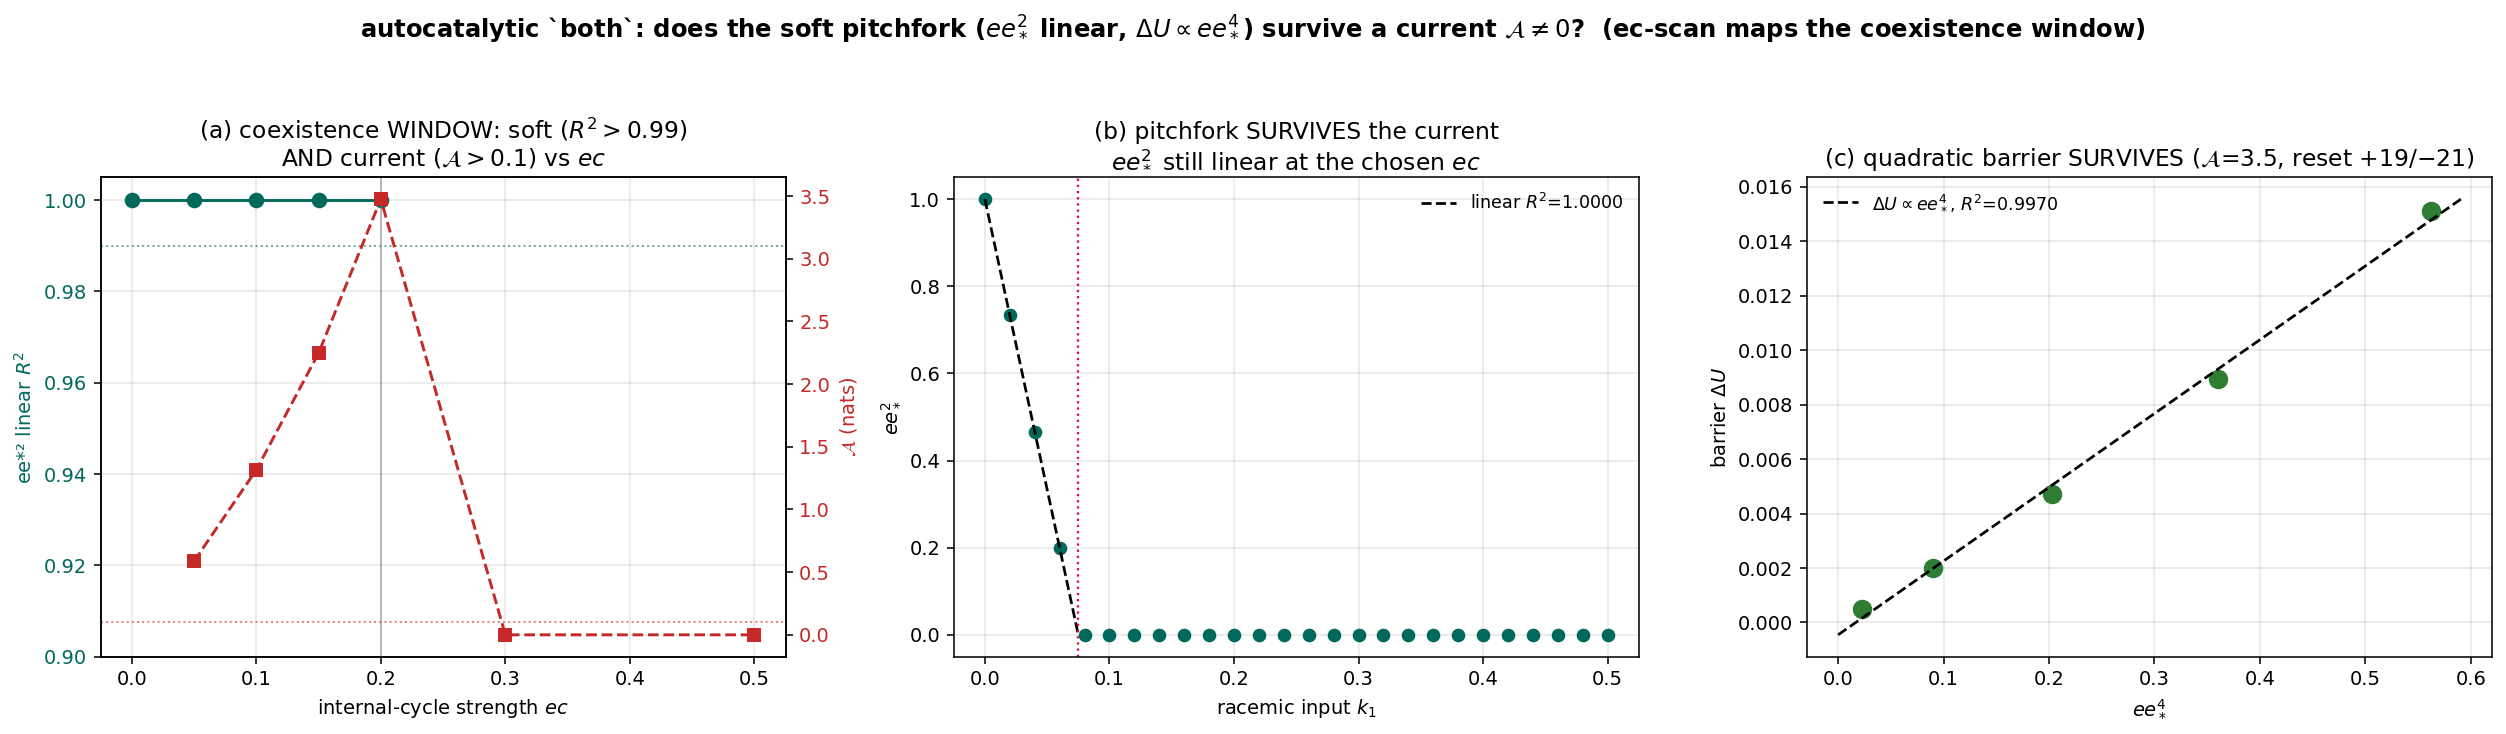

Source code (Python):
r"""autocat_both.py -- Step 2 of the mechanism-independent `both`: is there a window where the
autocatalytic SOFT PITCHFORK coexists with a current (𝒜≠0)?

Step 1 (autocat_pitchfork.py) isolated, current-free, a soft pitchfork + quadratic barrier (ee*²∝ε
linear, ΔU∝ee*⁴) -- a distinct universality class from the LV twin's hard/linear. Here each handedness
becomes a 3-species ring with an internal a≠b cycle (strength `ec`) that mints the current. BUT that
ring is itself a within-group LV competition (the review's HARD ingredient), so a strong cycle reicts
hard-exclusion and KILLS the soft branch (confirmed: ec=0.5 destroys breaking). The scientific question
is therefore the WINDOW: at small ec, does ee*² stay LINEAR (soft survives) while 𝒜 is clearly >0?

  dL_i = k1 + (g−kd)·L_i·(1−P/cap) − k3·L_i·S_R − ec·L_i·(a·L_{i+1}+b·L_{i-1})    P=S_L+S_R
  dR_i = k1 + (g−kd)·R_i·(1−P/cap) − k3·R_i·S_L − ec·R_i·(b·R_{i+1}+a·R_{i-1})    (mirror, parity)

`both` iff some ec>0 has BOTH: soft pitchfork (ee*²-R²>0.99, ΔU∝ee*⁴) AND current (𝒜>0.1, complex
pair, noise-indep) AND spontaneous reset (~50/50). The ec-scan maps the coexistence directly.
"""
from __future__ import annotations
import sys
from pathlib import Path
import numpy as np
try:
    sys.stdout.reconfigure(encoding="utf-8")
except (AttributeError, ValueError):
    pass
import matplotlib
matplotlib.use("Agg")
import matplotlib.pyplot as plt

sys.path.insert(0, str(Path(__file__).resolve().parent))
from cycle_affinity import ep_affinity, P as PROJ   # noqa: E402  (validated affinity frame)

KD, K3, CAP, G, A0, B0 = 0.50, 1.0, 2.0, 0.70, 0.50, 1.0
VBREAK = np.array([1, 1, 1, -1, -1, -1.]) / np.sqrt(6.0)
OUT = Path(__file__).resolve().parent


def field(X, k1, ec, g=G, kd=KD, k3=K3, cap=CAP, a=A0, b=B0):
    L, R = X[:, :3], X[:, 3:]
    SL = L.sum(1, keepdims=True); SR = R.sum(1, keepdims=True); P = SL + SR
    sat = 1.0 - P / cap
    cycL = a * np.roll(L, -1, 1) + b * np.roll(L, 1, 1)
    cycR = b * np.roll(R, -1, 1) + a * np.roll(R, 1, 1)              # mirror (parity)
    dL = k1 + (g - kd) * L * sat - k3 * L * SR - ec * L * cycL
    dR = k1 + (g - kd) * R * sat - k3 * R * SL - ec * R * cycR
    return np.concatenate([dL, dR], axis=1)


def ee(X):
    SL = X[:, :3].sum(1); SR = X[:, 3:].sum(1)
    return (SL - SR) / (SL + SR + 1e-12)


def settle(k1, ec, bias=0.05, T=3500.0, dt=0.01):
    X = np.clip(np.array([[1 + bias, 1 + bias, 1 + bias, 1 - bias, 1 - bias, 1 - bias]]), 1e-9, None) / 3.0
    for _ in range(int(T / dt)):
        X = np.clip(X + field(X, k1, ec) * dt, 1e-9, None)
    return X[0]


def racemic_eig(k1, ec):
    x = np.full((1, 6), 1.0 / 3.0)
    for _ in range(int(2000.0 / 0.01)):
        x = np.clip(x + field(x, k1, ec) * 0.01, 1e-9, None)
    x0 = x[0]; eps = 1e-6
    f0 = field(x0[None, :], k1, ec)[0]
    J = np.zeros((6, 6))
    for i in range(6):
        xp = x0.copy(); xp[i] += eps
        J[:, i] = (field(xp[None, :], k1, ec)[0] - f0) / eps
    return float(VBREAK @ J @ VBREAK)


def winner_affinity(xstar, k1, ec, Ds=(0.01, 0.02, 0.04)):
    eps = 1e-6
    f0 = field(xstar[None, :], k1, ec)[0]
    J = np.zeros((6, 6))
    for i in range(6):
        xp = xstar.copy(); xp[i] += eps
        J[:, i] = (field(xp[None, :], k1, ec)[0] - f0) / eps
    win = slice(0, 3) if xstar[:3].sum() > xstar[3:].sum() else slice(3, 6)
    B2 = PROJ @ J[win, win] @ PROJ.T
    A_of = [ep_affinity(B2, d)["Acyc"] for d in Ds]
    return float(np.mean(A_of)), float(np.std(A_of)), np.linalg.eigvals(B2)


def linfit_pitchfork(k1s, ec):
    ee2 = np.array([ee(settle(k1, ec)[None, :])[0] ** 2 for k1 in k1s])
    broken = ee2 > 4e-4
    if broken.sum() < 4:
        return ee2, float('nan'), float('nan')
    Al, bl = np.polyfit(k1s[broken], ee2[broken], 1); k1c = -bl / Al
    r = ee2[broken] - (Al * k1s[broken] + bl)
    R2 = 1 - np.sum(r ** 2) / np.sum((ee2[broken] - ee2[broken].mean()) ** 2)
    return ee2, k1c, R2


def scan_ec(ec, k1s):
    ee2, k1c, R2 = linfit_pitchfork(k1s, ec)
    if not np.isfinite(k1c) or k1c <= 0.02:
        return dict(ec=ec, k1c=k1c, R2=R2, A=0.0, rot=False, broke=False, ee2=ee2)
    k1m = 0.5 * k1c
    A, spread, evals = winner_affinity(settle(k1m, ec), k1m, ec)
    return dict(ec=ec, k1c=k1c, R2=R2, A=A, spread=spread,
                rot=bool(np.max(np.abs(evals.imag)) > 1e-6), broke=True, ee2=ee2, k1m=k1m, evals=evals)


def barrier_collapse(ec, k1c):
    k1b = np.linspace(0.25 * k1c, 0.85 * k1c, 5)
    dU, ee4 = [], []
    for k1 in k1b:
        A = racemic_eig(k1, ec); e2 = ee(settle(k1, ec)[None, :])[0] ** 2
        dU.append(A * e2 / 4.0); ee4.append(e2 ** 2)
    dU = np.array(dU); ee4 = np.array(ee4)
    s4, i4 = np.polyfit(ee4, dU, 1); r4 = dU - (s4 * ee4 + i4)
    R2_4 = 1 - np.sum(r4 ** 2) / np.sum((dU - dU.mean()) ** 2)
    return ee4, dU, R2_4


def reset_rolls(ec, k1, n=40, spread=0.4):
    signs = []
    for s in range(n):
        rng = np.random.default_rng(s)
        X = np.clip((1.0 / 3.0) * (1 + spread * rng.standard_normal((1, 6))), 1e-9, None)
        for _ in range(int(2500.0 / 0.02)):
            X = np.clip(X + field(X, k1, ec) * 0.02, 1e-9, None)
        signs.append(int(np.sign(ee(X)[0])))
    signs = np.array(signs); npos, nneg = int((signs > 0).sum()), int((signs < 0).sum())
    return npos, nneg, max(npos, nneg) / len(signs)


def main():
    print("=" * 88)
    print("AUTOCAT `both` -- WINDOW where the soft pitchfork coexists with a current (𝒜≠0)")
    print("=" * 88)
    k1s = np.linspace(0.0, 0.5, 26)
    ecs = [0.0, 0.05, 0.10, 0.15, 0.20, 0.30, 0.50]
    print("[ec scan]  soft pitchfork (ee*²-R²>0.99) AND current (𝒜>0.1) ?")
    rows = []
    for ec in ecs:
        r = scan_ec(ec, k1s); rows.append(r)
        soft = r["broke"] and r["R2"] > 0.99
        cur = r["A"] > 0.1 and r["rot"]
        tag = "  <= BOTH (soft+current)" if (soft and cur and ec > 0) else \
              ("  branch DEAD" if not r["broke"] else ("  soft, no current" if not cur else "  current, hard"))
        print(f"   ec={r['ec']:.2f}: k1c={r['k1c']:.3f}  ee*²-R²={r['R2']:.4f}  𝒜={r['A']:.3f} nats"
              f"  complex_pair={r['rot']}{tag}")

    win = [r for r in rows if r["ec"] > 0 and r["broke"] and r["R2"] > 0.99 and r["A"] > 0.1 and r["rot"]]
    if not win:
        print("\n  => NO coexistence window: the current and the soft branch TRADE OFF on this substrate")
        print("     (the within-group cycle that mints 𝒜 is itself the hard-exclusion competition). A")
        print("     soft-pitchfork `both` is not freely realizable here -- a finding, not a failure.")
        figure(rows, None); print("-" * 88); return dict(both=False, rows=rows)

    best = max(win, key=lambda r: r["A"])          # most current inside the soft window
    ec = best["ec"]; k1c = best["k1c"]
    print(f"\n[confirm at ec={ec:.2f}]  (most current inside the soft window)")
    ee4, dU, R2_4 = barrier_collapse(ec, k1c)
    npos, nneg, frac = reset_rolls(ec, best["k1m"])
    print(f"    ee*² linear R²={best['R2']:.5f} (k1c={k1c:.3f});  ΔU∝ee*⁴ collapse R²={R2_4:.4f}")
    print(f"    𝒜={best['A']:.3f} nats (spread/D={best['spread']:.1e}); winner evals="
          f"{np.array2string(best['evals'], precision=3)}")
    print(f"    reset re-roll +{npos}/-{nneg} -> {100*frac:.0f}% ({'SPONTANEOUS' if frac < 0.7 else 'structural'})")

    both = best["R2"] > 0.99 and R2_4 > 0.98 and best["A"] > 0.1 and best["rot"] and frac < 0.7
    print("\n" + "-" * 88)
    if both:
        print(f"  => MECHANISM-INDEPENDENT `both` INSTANCED (ec={ec:.2f}). The soft pitchfork survives a")
        print(f"     current: ee*² LINEAR (R²={best['R2']:.4f}), quadratic barrier ΔU∝ee*⁴ (R²={R2_4:.4f}),")
        print(f"     with 𝒜≈{best['A']:.1f} nats (complex pair, noise-indep), spontaneously selected ({100*frac:.0f}%).")
        print("     The `both` corner now holds TWO mechanisms: hard transcritical (homochiral/twin, linear")
        print("     ΔV) AND soft pitchfork (here, quadratic ΔV) -- mechanism-independence, not just symmetry.")
    else:
        print(f"  => marginal at ec={ec:.2f} (R²_4={R2_4:.3f}, reset {frac:.2f}); inspect.")
    print("-" * 88)
    figure(rows, dict(ec=ec, k1c=k1c, R2=best["R2"], ee4=ee4, dU=dU, R2_4=R2_4, A=best["A"],
                      evals=best["evals"], npos=npos, nneg=nneg, ee2=best["ee2"], k1s=k1s))
    return dict(both=both, ec=ec, A=best["A"], R2=best["R2"], R2_4=R2_4, frac=frac)


def figure(rows, best):
    fig, ax = plt.subplots(1, 3, figsize=(18, 5.3), dpi=140)
    ecs = np.array([r["ec"] for r in rows])
    R2s = np.array([r["R2"] if r["broke"] else np.nan for r in rows])
    As = np.array([r["A"] for r in rows])

    a0 = ax[0]
    a0.plot(ecs, R2s, "o-", color="#00695c", ms=7, label="ee*² linear $R^2$ (soft)")
    a0.axhline(0.99, color="#00695c", ls=":", lw=1, alpha=0.6)
    a0.set_xlabel("internal-cycle strength $ec$"); a0.set_ylabel("ee*² linear $R^2$", color="#00695c")
    a0.tick_params(axis="y", labelcolor="#00695c"); a0.set_ylim(0.9, 1.005)
    a0b = a0.twinx()
    a0b.plot(ecs, As, "s--", color="#c62828", ms=6, label=r"$\mathcal{A}$ (current)")
    a0b.axhline(0.1, color="#c62828", ls=":", lw=1, alpha=0.6)
    a0b.set_ylabel(r"$\mathcal{A}$ (nats)", color="#c62828"); a0b.tick_params(axis="y", labelcolor="#c62828")
    a0.set_title("(a) coexistence WINDOW: soft ($R^2{>}0.99$)\nAND current ($\\mathcal{A}{>}0.1$) vs $ec$")
    if best is not None:
        a0.axvline(best["ec"], color="gray", ls="-", lw=1, alpha=0.5)
    a0.grid(alpha=0.3)

    a1 = ax[1]
    if best is not None:
        a1.plot(best["k1s"], best["ee2"], "o", color="#00695c", ms=6)
        br = best["ee2"] > 4e-4
        Al, bl = np.polyfit(best["k1s"][br], best["ee2"][br], 1)
        xf = np.linspace(best["k1s"].min(), best["k1c"], 30)
        a1.plot(xf, np.maximum(Al * xf + bl, 0), "k--", lw=1.4, label=fr"linear $R^2$={best['R2']:.4f}")
        a1.axvline(best["k1c"], color="crimson", ls=":", lw=1.2)
        a1.legend(fontsize=9, frameon=False)
    a1.set_xlabel("racemic input $k_1$"); a1.set_ylabel(r"$ee_*^2$")
    a1.set_title("(b) pitchfork SURVIVES the current\n$ee_*^2$ still linear at the chosen $ec$")
    a1.grid(alpha=0.3)

    a2 = ax[2]
    if best is not None:
        a2.plot(best["ee4"], best["dU"], "o", color="#2e7d32", ms=9)
        s4, i4 = np.polyfit(best["ee4"], best["dU"], 1); xf = np.linspace(0, best["ee4"].max() * 1.05, 20)
        a2.plot(xf, s4 * xf + i4, "k--", lw=1.4, label=fr"$\Delta U\propto ee_*^4$, $R^2$={best['R2_4']:.4f}")
        a2.legend(fontsize=9, frameon=False)
        a2.set_title(fr"(c) quadratic barrier SURVIVES ($\mathcal{{A}}$={best['A']:.1f},"
                     f" reset +{best['npos']}/−{best['nneg']})")
    else:
        a2.text(0.5, 0.5, "no coexistence window\n(current ⟂ soft trade off)", ha="center", va="center",
                fontsize=12, transform=a2.transAxes)
        a2.set_title("(c) no soft-pitchfork `both` here")
    a2.set_xlabel(r"$ee_*^4$"); a2.set_ylabel(r"barrier $\Delta U$"); a2.grid(alpha=0.3)

    fig.suptitle(r"autocatalytic `both`: does the soft pitchfork ($ee_*^2$ linear, $\Delta U\propto ee_*^4$) "
                 r"survive a current $\mathcal{A}\neq0$?  (ec-scan maps the coexistence window)",
                 fontsize=12.5, weight="bold")
    fig.tight_layout(rect=(0, 0, 1, 0.94))
    path = OUT / "autocat_both.png"
    fig.savefig(path, bbox_inches="tight"); plt.close(fig)
    print(f"\nfigure: {path}")


if __name__ == "__main__":
    main()
